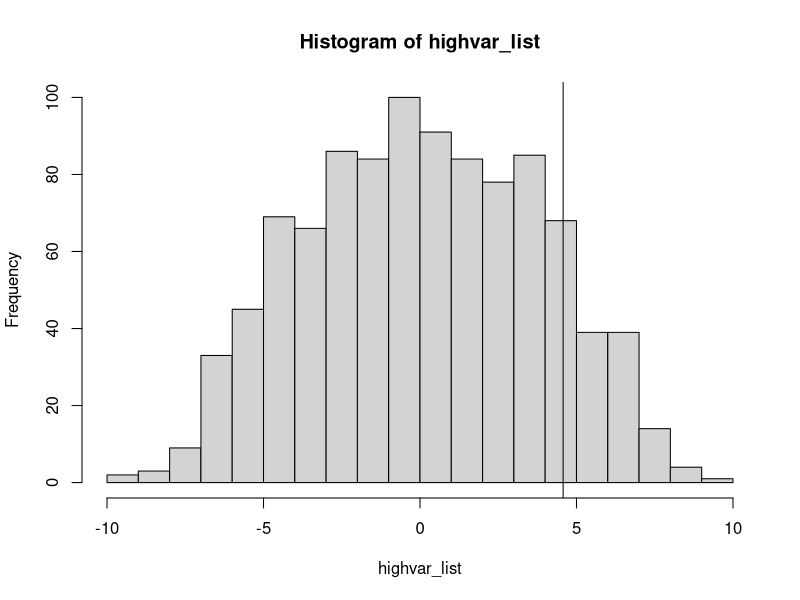
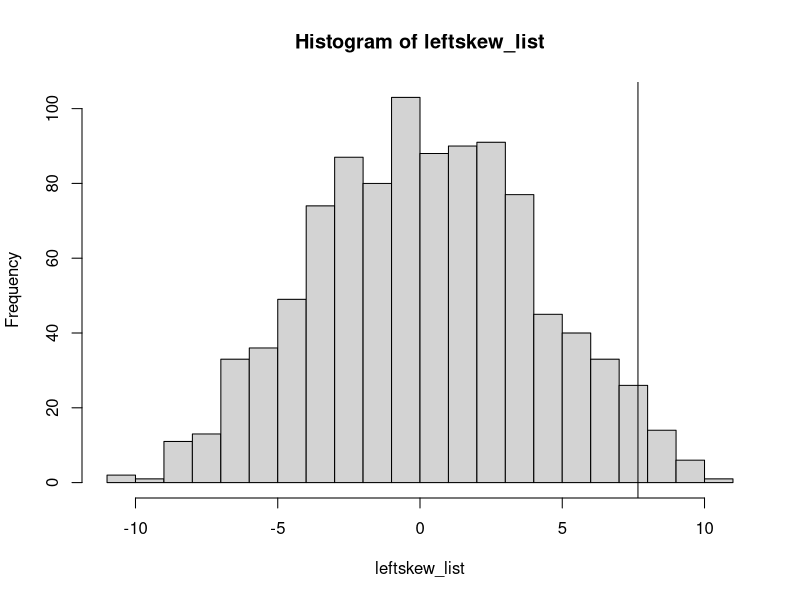
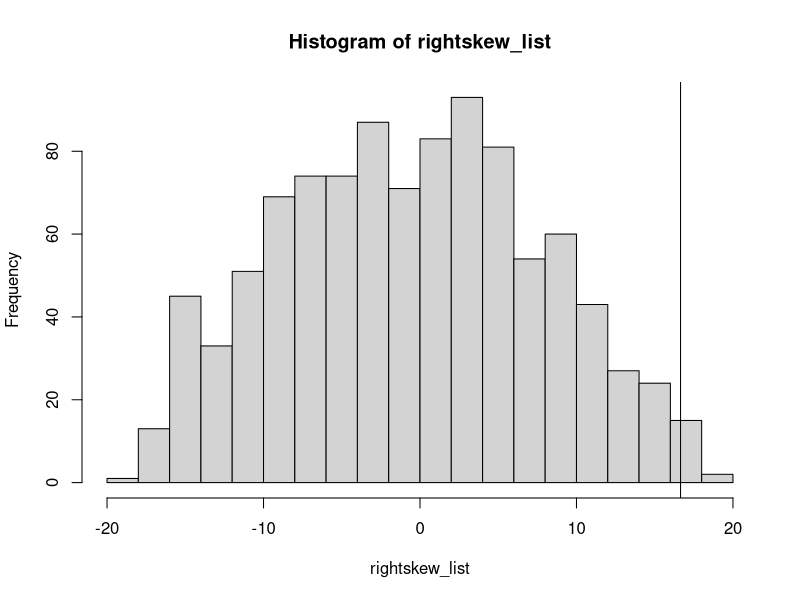
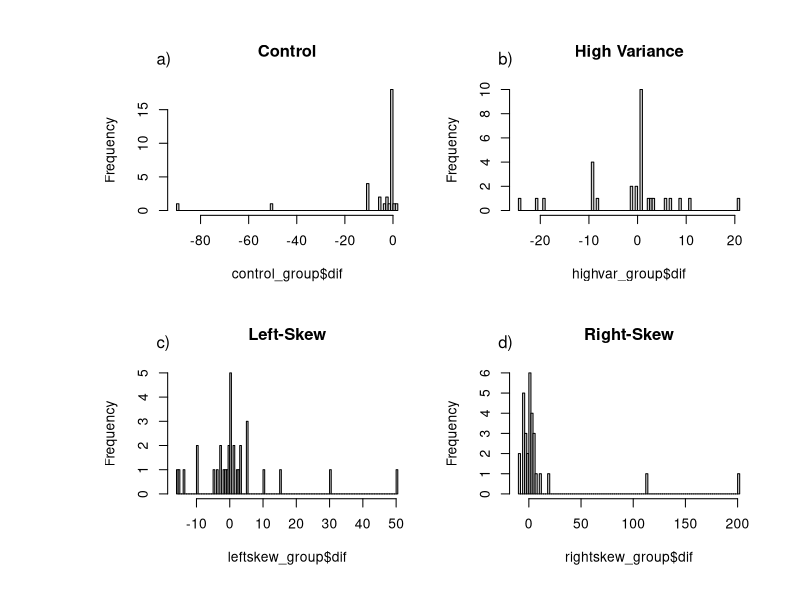
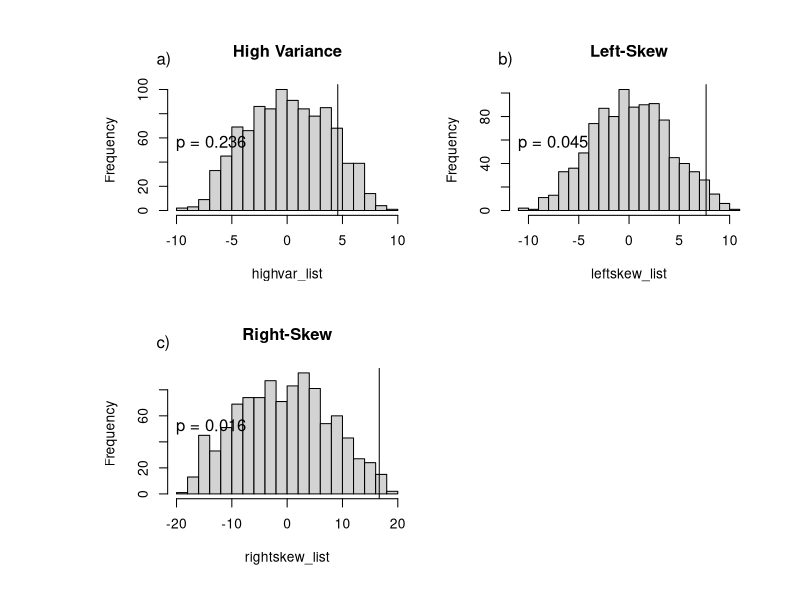

Write R code to recreate these figures, in order.
## ---- chunk 1
#Packages used in analysis
library(data.table)
library(knitr)
library(pwr)
knitr::opts_chunk$set(fig.pos = "!h", out.extra = "")
## ---- chunk 2
knitr::opts_chunk$set(echo = FALSE)

dmat = matrix(, nrow = 5, ncol = 5)
colnames(dmat) = seq(from = 2, to = 10, by = 2)
rownames(dmat) = c('1','2','3','4','5')

nmat = matrix(, nrow = 5, ncol = 5)
colnames(nmat) = seq(from = 2, to = 10, by = 2)
rownames(nmat) = c('1','2','3','4','5')

for(row in 1:5){
  for(col in 1:5){
    dmat[row, col] = round(col / row / 2, 2)
    nmat[row, col] = round(pwr.t.test(d=col / row / 2, sig.level=0.05, power=0.8, alternative="two.sided")$n, 0)
  }
}
## ---- chunk 3
kable(dmat,caption = "Cohen's d values calculated based on the ATE (columns) and pooled standard deviation (rows)",align="c",row.names = TRUE)
kable(nmat,caption = "N values calculated based on the ATE (columns) and pooled standard deviation (rows)",align="c",row.names=TRUE)
## ---- chunk 4
knitr::opts_chunk$set(echo = FALSE)

#Dataset
data = fread('data/survey_data.csv')

#Histogram of Control Group
control_group = data[Treatment == 1, .(ref = Q2_1_1, obs = Q3_1_1, refdif = 100.37 - Q2_1_1, obsdif = 100.37 - Q3_1_1)]
control_group[, dif := obsdif - refdif]
#hist_control<-hist(control_group$dif, breaks = 99)

#Histogram of High Variance
highvar_group = data[Treatment == 2, .(ref = Q2_1_1, obs = Q4_1_1, refdif = 100.37 - Q2_1_1, obsdif = 101.06 - Q4_1_1)]
highvar_group[, dif := obsdif - refdif]
highvar_combined = rbind(highvar_group, control_group)
#hist_highvar<-hist(highvar_group$dif, breaks = 99)

#Histogram Left Skew
leftskew_group = data[Treatment == 3, .(ref = Q2_1_1, obs = Q5_1_1, refdif = 100.37 - Q2_1_1, obsdif = 100.42 - Q5_1_1)]
leftskew_group[, dif := obsdif - refdif]
leftskew_combined = rbind(leftskew_group, control_group)
#hist_lskew<-hist(leftskew_group$dif, breaks = 99)

#Histogram Right Skew
rightskew_group = data[Treatment == 4 & is.na(Error), .(ref = Q2_1_1, obs = Q6_1_1, refdif = 100.37 - Q2_1_1, obsdif = 100.45 - Q6_1_1)]
rightskew_group[, dif := obsdif - refdif]
rightskew_combined = rbind(rightskew_group, control_group)
#hist_rskew<-hist(rightskew_group$dif, breaks = 99)

#Random Inference High Variance
highvar_ate = highvar_group[, mean(dif)] - control_group[, mean(dif)]
highvar_list = c()
for(i in 1:1000){
 highvar_combined[, random := rbinom(.N, 1, highvar_group[, .N] / (highvar_group[, .N] + control_group[, .N]))]
 highvar_list[i] = highvar_combined[random == 1, mean(dif)] - highvar_combined[random == 0, mean(dif)]
}
ri_highvar<-hist(highvar_list, breaks = 20)
abline(v = highvar_ate)
highvar_p1 = sum(highvar_list > abs(highvar_ate) | highvar_list < -abs(highvar_ate)) / length(highvar_list)

#Random Inference Left Skew
leftskew_ate = leftskew_group[, mean(dif)] - control_group[, mean(dif)]
leftskew_list = c()
for(i in 1:1000){
 leftskew_combined[, random := rbinom(.N, 1, leftskew_group[, .N] / (leftskew_group[, .N] + control_group[, .N]))]
 leftskew_list[i] = leftskew_combined[random == 1, mean(dif)] - leftskew_combined[random == 0, mean(dif)]
}
ri_lskew<-hist(leftskew_list, breaks = 20)
abline(v = leftskew_ate)
leftskew_p = sum(leftskew_list > abs(leftskew_ate) | leftskew_list < -abs(leftskew_ate)) / length(leftskew_list)

#Random Inference Right Skew
rightskew_ate = rightskew_group[, mean(dif)] - control_group[, mean(dif)]
rightskew_list = c()
for(i in 1:1000){
 rightskew_combined[, random := rbinom(.N, 1, rightskew_group[, .N] / (rightskew_group[, .N] + control_group[, .N]))]
 rightskew_list[i] = rightskew_combined[random == 1, mean(dif)] - rightskew_combined[random == 0, mean(dif)]
}
ri_rskew<- hist(rightskew_list, breaks = 20)
abline(v = rightskew_ate)
rightskew_p = sum(rightskew_list > abs(rightskew_ate) | rightskew_list < -abs(rightskew_ate)) / length(rightskew_list)

#Percentage Identifying Table
pidt<-data.frame(
 "Partial ID" = c('-','46.67% (14/30)','43.75% (14/32)','50.00% (15/30)'),
 "Perfect ID" = c('18.75% (6/32)','33.33% (10/30)','12.50% (4/32)','16.67% (5/30)')
 )
row.names(pidt)<-c('Control','High Variance','Left-Skew','Right-Skew')

## ---- chunk 5
knitr::opts_chunk$set(echo = FALSE)
#2x2 histogram
line = 1
cex = 2
side = 3
adj=-0.05

par(mfrow=c(2,2), oma=c(1,6,1,1))
hist(control_group$dif, breaks = 99, main='Control')
mtext("a)", side=side, line=line, adj=adj)
hist(highvar_group$dif, breaks = 99, main='High Variance')
mtext("b)", side=side, line=line, adj=adj)
hist(leftskew_group$dif, breaks = 99, main='Left-Skew')
mtext("c)", side=side, line=line, adj=adj)
hist(rightskew_group$dif, breaks = 99, main='Right-Skew')
mtext("d)", side=side, line=line, adj=adj)
mtext('figure label',side=1,outer=TRUE,line=1)
## ---- chunk 6
knitr::opts_chunk$set(echo = FALSE)
kable(pidt,caption = "Percentage Identifying Treatment Condition",align="c")
## ---- chunk 7
knitr::opts_chunk$set(echo = FALSE)
#2x2 histogram
line = 1
cex = 2
side = 3
adj=-0.05

par(mfrow=c(2,2), oma=c(1,6,1,1))
hist(highvar_list, breaks = 20, main='High Variance')
abline(v = highvar_ate)
mtext("a)", side=side, line=line, adj=adj)
mtext(paste(c('p =',highvar_p1),collapse=' '), side=side, line=line-5, adj=adj+.1)
hist(leftskew_list, breaks = 20, main='Left-Skew')
abline(v = leftskew_ate)
mtext(paste(c('p =',leftskew_p),collapse=' '), side=side, line=line-5, adj=adj+.1)
mtext("b)", side=side, line=line, adj=adj)
hist(rightskew_list, breaks = 20, main='Right-Skew')
abline(v = rightskew_ate)
mtext(paste(c('p =',rightskew_p),collapse=' '), side=side, line=line-5, adj=adj+.1)
mtext("c)", side=side, line=line, adj=adj)
mtext('figure label',side=1,outer=TRUE,line=1)
## ---- chunk 8
knitr::opts_chunk$set(echo = FALSE)
h_c<-t.test(highvar_group[, dif], control_group[, dif], alternative = "two.sided")$p.value
l_c<-t.test(leftskew_group[, dif], control_group[, dif], alternative = "two.sided")$p.value
r_c<-t.test(rightskew_group[, dif], control_group[, dif], alternative = "two.sided")$p.value

p_table<-data.frame(
 "Uncorrected" = c(round(h_c,4),round(l_c,4),round(r_c,4)),
 "Bonferroni-Corrected" = c(round(h_c*3,4),round(l_c*3,4),round(r_c*3,4))
 )
row.names(pidt)<-c('Control','High Variance','Left-Skew','Right-Skew')
kable(p_table,caption = "P-values Generated by T-Test on Collected Data",align="c")
